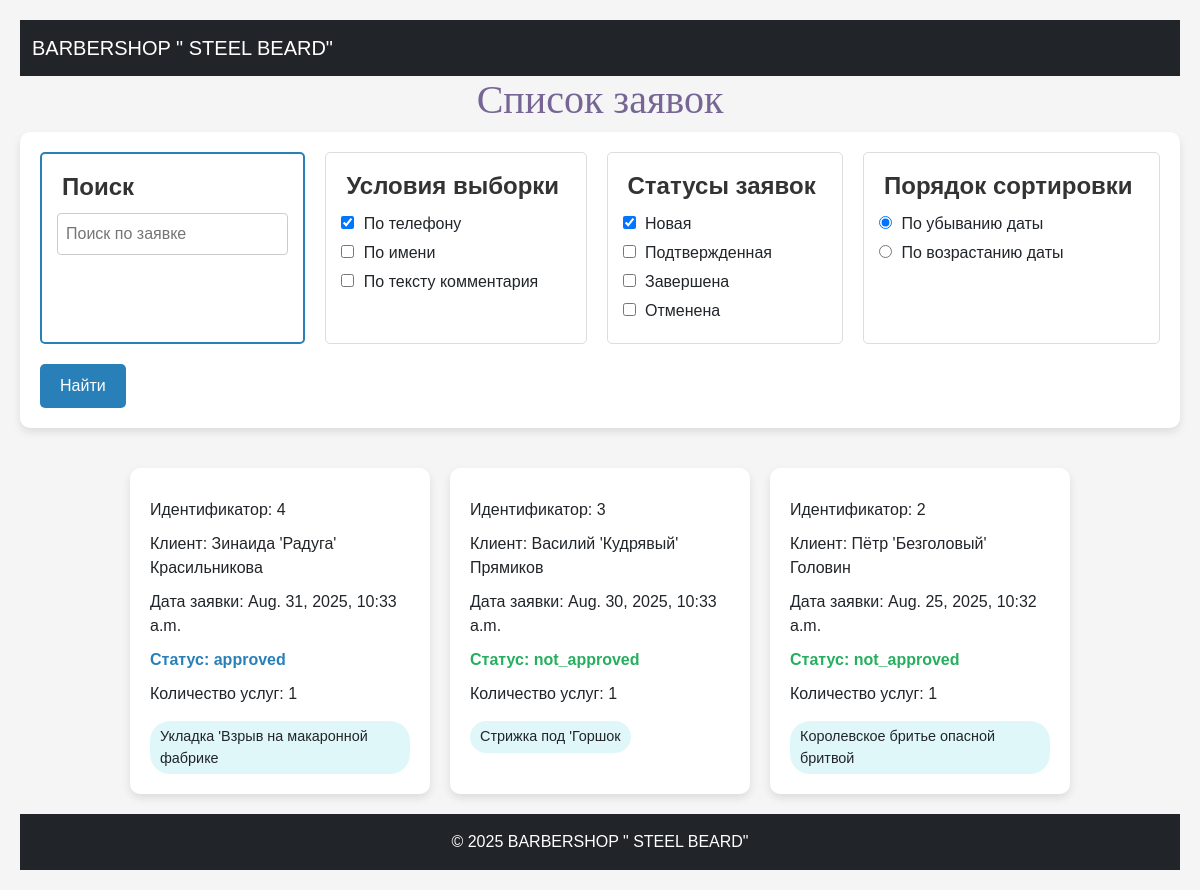
The app's page /orders/ (signed in), older data.
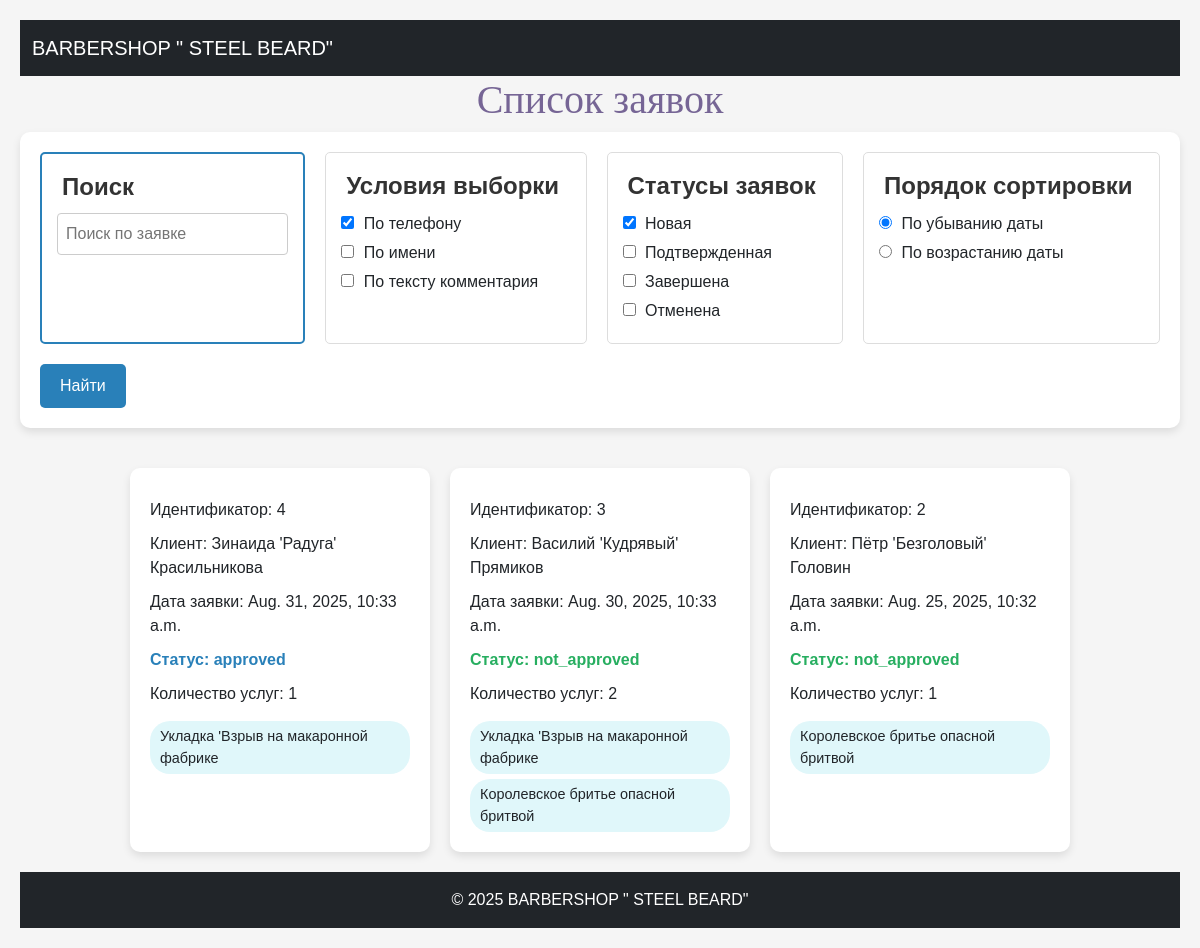
The same page, newer data.
### core/models.py (models this page shows, shortened)
class Order(models.Model):
    STATUS_CHOICES = [
        ("not_approved", "Новая"),
        ("approved", "Подтверждена"),
        ("canceled", "Отменена"),
        ("completed", "Завершена"),
    ]
    client_name = models.CharField(max_length=100, verbose_name="Имя клиента")
    phone = models.CharField(max_length=20, verbose_name="Телефон")
    comment = models.TextField(blank=True, verbose_name="Комментарий")
    status = models.CharField(max_length=50, choices=STATUS_CHOICES, default="not_approved", verbose_name='Статус')
    date_created = models.DateTimeField(auto_now_add=True, verbose_name="Дата создания")
    date_updated = models.DateTimeField(auto_now=True, verbose_name="Дата обновления")
    master = models.ForeignKey("Master", on_delete=models.SET_NULL, null=True, blank=True, verbose_name='Мастер')
    services = models.ManyToManyField("Service", related_name='orders', verbose_name='Услуги')
    appointment_date = models.DateTimeField(verbose_name="Дата и время приема")

class Service(models.Model):
    name = models.CharField(max_length=200, verbose_name="Название")
    description = models.TextField(blank=True, verbose_name="Описание")
    price = models.DecimalField(max_digits=10, decimal_places=2, verbose_name="Цена")
    duration = models.PositiveIntegerField(verbose_name="Длительность", help_text="Время выполнения в минутах")
    is_popular = models.BooleanField(default=False, verbose_name="Популярная услуга")
    image = models.ImageField(upload_to="services/", blank=True, verbose_name="Изображение")

### core/views.py (the view, shortened to what this page needs)
# urls.py: path('orders/', orders_list, name='orders'),
@login_required
def orders_list(request) -> HttpResponse:
    search_query = request.GET.get("q", "")
    checkbox_client_name = request.GET.getlist("search_by_client_name", "")
    checkbox_phone = request.GET.getlist("search_by_phone", "")
    checkbox_comment = request.GET.getlist("search_by_comment", "")
    checkbox_status_not_approved = request.GET.get("status_not_approved", "")
    checkbox_status_approved = request.GET.get("status_approved", "")
    checkbox_status_completed = request.GET.get("status_completed", "")
    checkbox_status_canceled = request.GET.get("status_canceled", "")
    order_by_date = request.GET.get("order_by_date", "desc")
    search_q = Q()
    status_q = Q()
    if checkbox_status_not_approved:
        status_q |= Q(status="not_approved")
    if checkbox_status_approved:
        status_q |= Q(status="approved")
    if checkbox_status_completed:
        status_q |= Q(status="completed")
    if checkbox_status_canceled:
        status_q |= Q(status="canceled")
    ordering = "-date_created" if order_by_date == "desc" else "date_created"
    orders = Order.objects.prefetch_related("services").select_related("master").filter(search_q & status_q).order_by(ordering)
    context = {"orders": orders}
    for order in orders:
        order.services_list = order.services.all()
    return render(request, "orders_list.html", context=context)

### core/context_processors.py (called while the page is built)
def menu_items(request):
    menu = [
        {"title": "Главная", "url_name": "landing", "url": reverse("landing")},
        {
            "title": "Мастера",
            "url": reverse("landing") + "#masters",
        },
        {
            "title": "Услуги",
            "url": reverse("landing") + "#services",
        },
        {
            "title": "Отзывы",
            "url": reverse("landing") + "#reviews",
        },
        {
            "title": "Записаться",
            "url": reverse("landing") + "#get-order",
        },
    ]
    menu_staff = [
        {"title": "Заявки", "url": reverse("orders")},
    ]
    return {"menu_items": menu, "menu_staff_items": menu_staff}

### templates/orders_list.html (shortened to what this page needs)
{% extends "base.html" %}
{% block content %}
<h1>Список заявок</h1>
<form action="" method="get" class="search-form">
    <fieldset class="fieldset-highlight">
        <legend>Поиск</legend>
        <input type="text" name="q" placeholder="Поиск по заявке" value="{{ request.GET.q }}">
    </fieldset>
    <fieldset class="options">
        <legend>Условия выборки</legend>
        <label><input type="checkbox" name="search_by_phone" {% if request.GET.search_by_phone or 'q' not in request.GET %}checked{% endif %}> По телефону</label>
        <label><input type="checkbox" name="search_by_name" {% if request.GET.search_by_name %}checked{% endif %}> По имени</label>
        <label><input type="checkbox" name="search_by_comment" {% if request.GET.search_by_comment %}checked{% endif %}> По тексту комментария</label>
    </fieldset>
    <fieldset class="options">
        <legend>Статусы заявок</legend>
        <label><input type="checkbox" name="status_not_approved" {% if request.GET.status_not_approved or 'q' not in request.GET %}checked{% endif %}> Новая</label>
        <label><input type="checkbox" name="status_approved" {% if request.GET.status_approved %}checked{% endif %}> Подтвержденная</label>
        <label><input type="checkbox" name="status_completed" {% if request.GET.status_completed %}checked{% endif %}> Завершена</label>
        <label><input type="checkbox" name="status_canceled" {% if request.GET.status_canceled %}checked{% endif %}> Отменена</label>
    </fieldset>
    <fieldset class="options">
        <legend>Порядок сортировки</legend>
        <label><input type="radio" name="order_by_date" value="desc" {% if request.GET.order_by_date == 'desc' or 'q' not in request.GET %}checked{% endif %}> По убыванию даты</label>
        <label><input type="radio" name="order_by_date" value="asc" {% if request.GET.order_by_date == 'asc' %}checked{% endif %}> По возрастанию даты</label>
    </fieldset>
    <button type="submit">Найти</button>
</form>
    <div class="flex-container">
        {% for order in orders %}
        {% include "include_order_card.html" %}
        {% endfor %}
    </div>
{% endblock content %}

### templates/include_order_card.html
        <div class="flex-card">
            <p>Идентификатор: {{ order.id }}</p>
            <p>Клиент: {{ order.client_name }}</p>
            <p>Дата заявки: {{ order.appointment_date }}</p>
            <p class= {% if order.status == 'not_approved' %} not_approved
            {% elif order.status == 'approved' %} approved
            {% elif order.status == 'canceled' %} canceled
            {% elif  order.status == 'completed' %} completed
            {% endif %}
            >Статус: {{ order.status }}</p>
            <p>Количество услуг: {{ order.services_list.count }}</p>
            <div class='services'>
                {% for service in order.services_list %}
                    <span class='service'>{{ service.name }} </span>
                {% endfor %}
            </div>
        </div>

Row changes from the older to the newer data that the page shows:
changed Order "Василий 'Кудрявый' Прямиков": loses Service (name "Стрижка под 'Горшок"); services_list.count "1" → "2"; gains Service (name "Укладка 'Взрыв на макаронной фабрике"); gains Service (name "Королевское бритье опасной бритвой")
